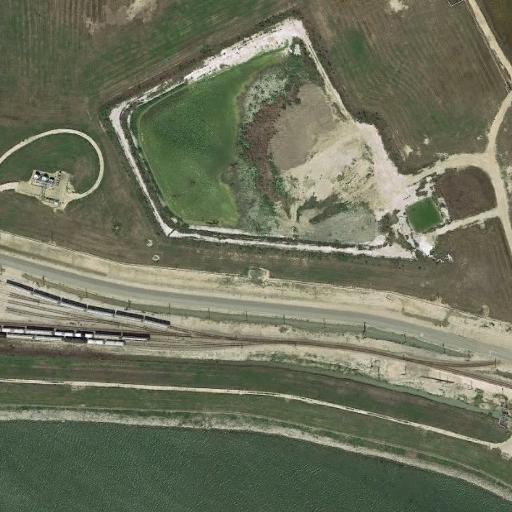
#> input picture Data/Resim0_0.jpg, 512 x 512 px
$ python main.py
#> lines starting #> are read from the running program, lines starting #| are printed output that depends on the picture; after the words box and inside, x2 and y2 are one past the last pixel; in counts of white or black regions, pixels touching at a corner belong together
#> in main, image is the input picture: shape (512, 512, 3); mean B, G, R 91.8, 113.4, 109.5
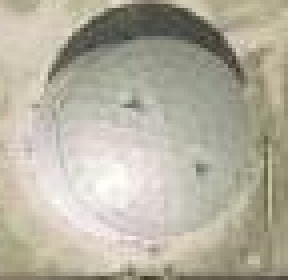
#> input picture Data/filter/filter3.jpg, 72 x 70 px (shown 4 times larger)
#> in findByCorr2D, kernel is the input picture: shape (70, 72, 3); mean B, G, R 160.5, 176.2, 180.7
import os
import cv2
import numpy as np
from scipy import signal

def corr2d(kernel,image):

    rng = np.random.default_rng()
    img = image- image.mean()
    template = np.copy(kernel)
    template -= template.mean()
    img = img + rng.standard_normal(img.shape) * 50
    result = signal.correlate2d(img, template, boundary='symm', mode='same')
#> in findLocations, `min_val , max_val, min_loc, max_loc = cv2.minMaxLoc(featureMap)`: min_val = -5383100.3; max_val = 5384586.7; min_loc = (471, 184); max_loc = (405, 173)
#> in findLocations, `paramA = max_val*0.90`: paramA = 4846128.1
#> the loop in findLocations, `while(True):` made 2 passes
#> (min_val, max_val, min_loc, max_loc, minX, minY, maxX, maxY) on pass 1: (-5383100.3, 5384586.7, (471, 184), (405, 173), 369, 138, 441, 208)
#> (min_val, max_val, min_loc, max_loc) on pass 2: (-5383100.3, 4793266.1, (471, 184), (369, 128))
#> after the loop in findLocations, `while(True):`: ILImage: shape (512, 512); min 0, max 255, mean 106.9
#> after the loop in findLocations, `while(True):`: featureMap: shape (512, 512) float64; min -5383100.3, max 4793266.1, mean -135061.1
#> after the loop in findLocations, `while(True):`: image: shape (512, 512, 3); 0.32% of pixels changed, all inside (x1, y1, x2, y2) = (368, 137, 443, 210)
#> after the loop in findLocations, `while(True):`: finded = 1
#| finded:  1
#> in findByCorr2D, `cv2.imshow("featuremap", featureMap)`:
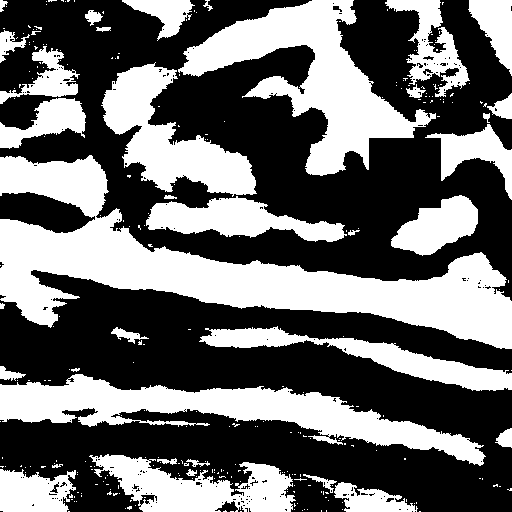
#> window 'featuremap': shape (512, 512); 42% white; 282 white regions (245 under 20 px), largest, box (x1, y1, x2, y2) and area: (0, 155, 512, 349) 31888, (178, 0, 436, 176) 15407, (0, 374, 486, 466) 14729
    return result

def conv2d(image, kernel):
    (image_height, image_width) = image.shape[:2]
#> image_height = 512; image_width = 512
    (kernel_height, kernel_width) = kernel.shape[:2]
#> kernel_height = 71; kernel_width = 73

    buffHeight = int(kernel_height/2)
#> buffHeight = 35
    buffWidth = int(kernel_width/2)
#> buffWidth = 36

    output = np.zeros((image_height + buffHeight*2, image_width + buffWidth*2), dtype="float32")
    output[buffHeight:-buffHeight, buffWidth:-buffWidth] = image.astype(np.float32)/ 255.0

    (output_height,output_width) = output.shape[:2]
#> output_height = 582; output_width = 584

    result = np.zeros((image_height, image_width), dtype="float32")

    # Görüntü ve çekirdek boyutlarına göre döngü başlatın
    for y in np.arange(0, image_height):
        for x in np.arange(0, image_width):
            # Görüntüdeki bölgeyi alın ve çekirdek ile çarpın
            roi = output[y : y + kernel_height, x : x + kernel_width]
            result[y, x] = (np.multiply(roi, kernel)).sum()
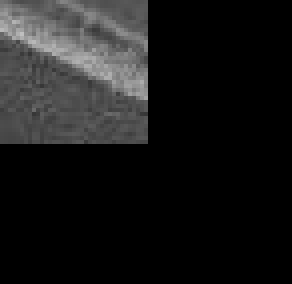
#> roi: shape (71, 73) float32 (shown 4 times larger); min 0, max 0.749, mean 0.098

    # Görüntüyü kenar boşluğunu keserek çıktı olarak döndürün
    return result

def createKernleByImage(image_path: str):
    filterImage = cv2.imread(image_path)
    filterImage = cv2.cvtColor(filterImage, cv2.COLOR_BGR2GRAY)

    if(filterImage.shape[0] % 2 == 0):
        filterImage = np.insert(filterImage, 0, 0, axis=0)
    if(filterImage.shape[1] % 2 == 0):
        filterImage = np.insert(filterImage, 0, 0, axis=1)

    kernel = (filterImage.astype(np.float32) / 255.0)*2 - 1
    if(kernel.sum() != 0):
        kernel = kernel / kernel.sum()
    return kernel


def main():
    kernel_path = "Data/filter/filter3.jpg"
    directory = "Data"


    for filename in os.listdir(directory):
        if filename.endswith(".jpg") or filename.endswith(".jpeg"):
            # Resmi oku
            img_path = os.path.join(directory, filename)
            image = cv2.imread(img_path)
            print("-----------İslenecek resim: ",img_path.split("/")[-1].split(".")[0])

            # Resmi "images" listesine ekle
            if image is not None:
                print("\nCorr2D")
                ILImage = image.copy()
                findByCorr2D(ILImage,kernel_path)
                print("MyCode\n")
                ILImage = image.copy()
                findByMyCode(ILImage,kernel_path)
#> the loop in findLocations (call 2), `while(True):` made 4 passes
#> (min_val, max_val, min_loc, max_loc, minX, minY, maxX, maxY) on passes 1 to 3: (0.038, 0.691, (0, 511), (339, 156), 303, 121, 375, 191), (0, 0.679, (303, 121), (383, 174), 347, 139, 419, 209), (0, 0.628, (303, 121), (35, 287), 0, 252, 71, 322)
#> (min_val, max_val, min_loc, max_loc) on pass 4: (0, 0.619, (303, 121), (375, 138))
#> after the loop in findLocations (call 2), `while(True):`: ILImage: shape (512, 512); min 0, max 255, mean 101.4
#> after the loop in findLocations (call 2), `while(True):`: featureMap: shape (512, 512) float32; min 0, max 0.619, mean 0.377
#> after the loop in findLocations (call 2), `while(True):`: image: shape (512, 512, 3); 0.93% of pixels changed, all inside (x1, y1, x2, y2) = (0, 120, 421, 324)
#> in findByMyCode, `finded += findLocations(image,ILImage,featureMap,kernel)`: finded = 3
#> in findLocations (call 3), `min_val , max_val, min_loc, max_loc = cv2.minMaxLoc(featureMap)`: min_val = -0.00616; max_val = 0.178; min_loc = (320, 137); max_loc = (241, 49)
#> in findLocations (call 3), `paramA = max_val*0.90`: paramA = 0.16
#> the loop in findLocations (call 3), `while(True):` made 4 passes
#> (max_val, max_loc, minX, minY, maxX, maxY) on passes 1 to 3: (0.178, (241, 49), 223, 32, 259, 66), (0.178, (279, 33), 261, 16, 297, 50), (0.174, (260, 41), 242, 24, 278, 58)
#> (max_val, max_loc) on pass 4: (0.172, (383, 300))
#> after the loop in findLocations (call 3), `while(True):`:
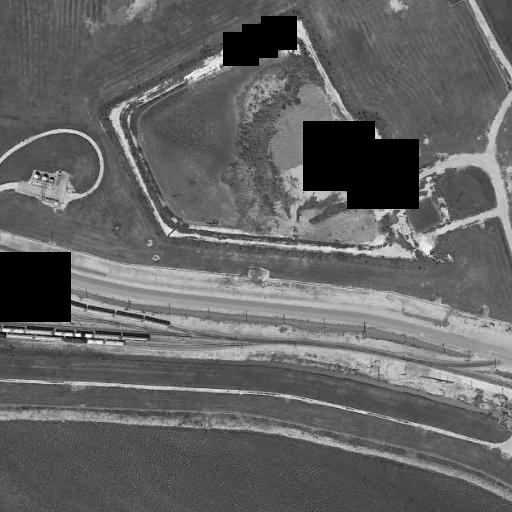
#> ILImage: shape (512, 512); min 0, max 255, mean 99.8
#> after the loop in findLocations (call 3), `while(True):`:
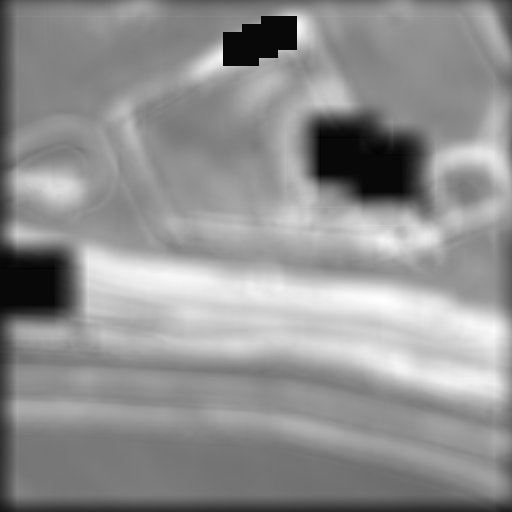
#> featureMap: shape (512, 512) float32; min -0.00616, max 0.172, mean 0.0949; drawn with min black and max white
#> after the loop in findLocations (call 3), `while(True):`:
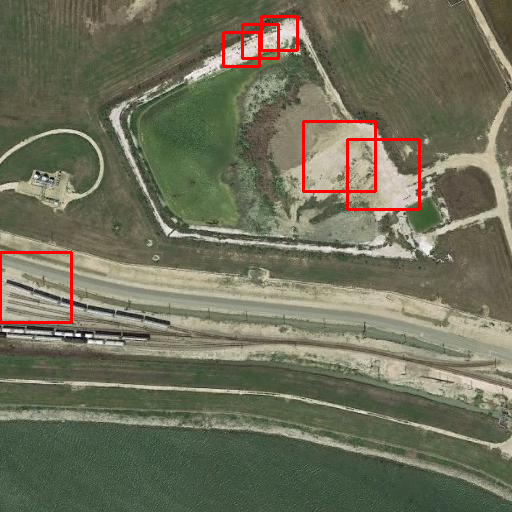
#> image: shape (512, 512, 3); mean B, G, R 90, 111.3, 111
#> after the loop in findLocations (call 3), `while(True):`: finded = 3
#> in findByMyCode, `finded += findLocations(image,ILImage,featureMap,kernel)`: finded = 6
#| finded:  6
                print("OpenCV\n")
                ILImage = image.copy()
                findByOpenCV(ILImage,kernel_path)
        else:
            continue


    cv2.destroyAllWindows()


def findLocationsByLocalMaxima(image,featureMap,kernel):

    finded = 0
    ILRes = featureMap.copy()

    (h, w) = kernel.shape[:2]
#> h = 70; w = 72
    min_val, max_val, min_loc, max_loc = cv2.minMaxLoc(featureMap)
#> min_val = -0.6; max_val = 0.545; min_loc = (437, 149); max_loc = (370, 140)
    threshold = 0.8 * max_val
#> threshold = 0.436

    ILRes[ILRes< threshold] = 0

    #local maximas
    kernelLM = np.ones((5, 5), dtype=np.uint8)
    kernelLM[2, 2] = 0
    imageLM = cv2.dilate(ILRes, kernelLM)
    localMaxima = np.array(ILRes > imageLM, dtype=np.uint8)
#> localMaxima: shape (443, 441); values 0 (black) and 1 (white), 0.01% white in thin lines or dots, all inside (x1, y1, x2, y2) = (27, 91, 371, 261)

    closingKernel = np.ones((5, 5), np.uint8)
    localMaxima = cv2.morphologyEx(localMaxima, cv2.MORPH_CLOSE, closingKernel)

    loc = np.where( localMaxima > 0)
#> loc = 18 positions, rows 91 to 260, columns 27 to 370
    for pt in zip(*loc[::-1]):
        cv2.rectangle(image, pt, (pt[0] + w, pt[1] + h), 255, 2)
        finded +=1
#> this loop made 18 passes
#> pt on passes 1 to 12: (332, 91), (335, 102), (340, 104), (370, 140), (27, 146), (33, 146), (147, 237), (139, 238), (147, 238), (147, 239), (147, 240), (147, 241)
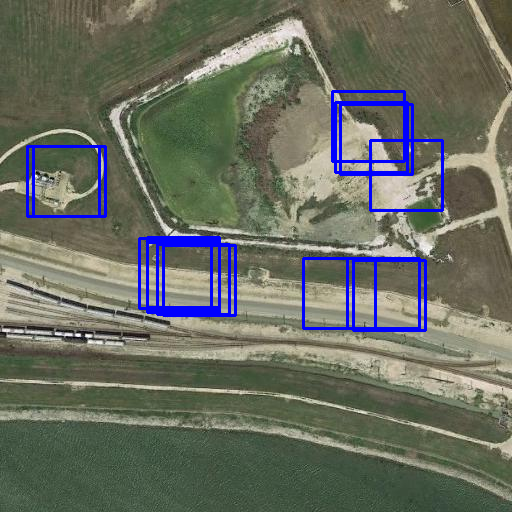
#> image: shape (512, 512, 3); 3.77% of pixels changed, all inside (x1, y1, x2, y2) = (26, 90, 444, 332)
#> after the loop, finded = 18
    return finded


def findByOpenCV(image,kernelP):


    finded = 0
    image_gray = cv2.cvtColor(image, cv2.COLOR_BGR2GRAY)

    kernel = cv2.imread(kernelP)
    kernel = cv2.cvtColor(kernel, cv2.COLOR_BGR2GRAY)
    res = cv2.matchTemplate(image_gray,kernel,cv2.TM_CCOEFF_NORMED)

    finded += findLocationsByLocalMaxima(image,res,kernel)
#> finded = 18
    print("finded: ",finded)
#| finded:  18
#> pass 2 of the loop in main, `for filename in os.listdir(directory):`:
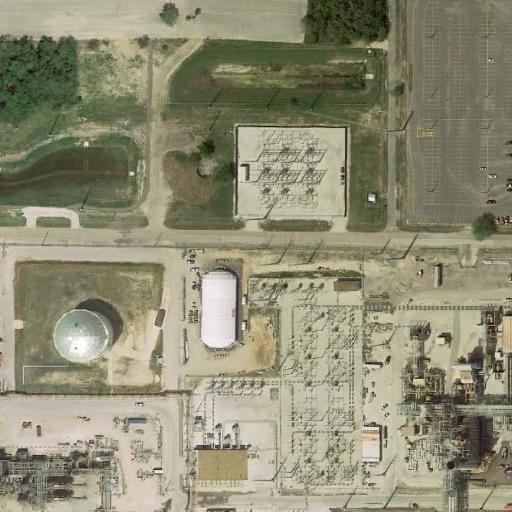
#> input picture Data/Resim1_1.jpg, 512 x 512 px
#> in main, image is the input picture: shape (512, 512, 3); mean B, G, R 115.7, 140.1, 142.4
#> in findLocations (call 4), `min_val , max_val, min_loc, max_loc = cv2.minMaxLoc(featureMap)`: min_val = -5535555.1; max_val = 6251455.6; min_loc = (67, 47); max_loc = (90, 332)
#> paramA = 5626310
#> the loop in findLocations (call 4), `while(True):` made 2 passes
#> (min_val, max_val, min_loc, max_loc, minX, minY, maxX, maxY) on pass 1: (-5535555.1, 6251455.6, (67, 47), (90, 332), 54, 297, 126, 367)
#> after the loop in findLocations (call 4), `while(True):`:
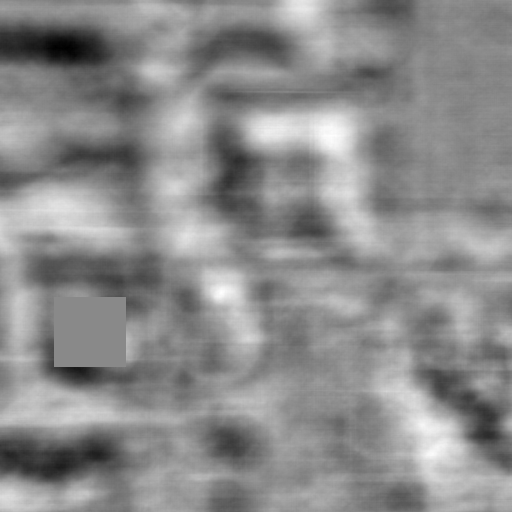
#> featureMap: shape (512, 512) float64; min -5535555.1, max 4708424.7, mean 84592.7; drawn with min black and max white
#> after the loop in findLocations (call 4), `while(True):`: finded = 1
#| finded:  1
#> output: shape (582, 584) float32
#> after the loop in conv2d (call 3), `for y in np.arange(0, image_height):`:
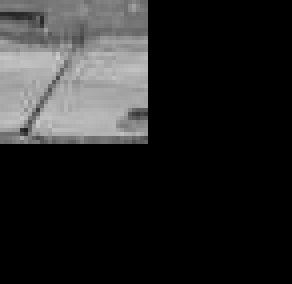
#> roi: shape (71, 73) float32 (shown 4 times larger); min 0, max 0.796, mean 0.148
#| finded:  5
#> the loop in findLocationsByLocalMaxima (call 2), `for pt in zip(*loc[::-1]):` made 3 passes
#> pt on passes 1 to 3: (147, 86), (296, 101), (57, 298)
#| finded:  3

    cv2.imshow("featureMap", res)
    cv2.waitKey(0)
    cv2.imshow("OpenCV", image)
    cv2.waitKey(0)
    cv2.destroyAllWindows()

def findByMyCode(image,kernelP):

    kernel = createKernleByImage(kernelP)

    image_gray = cv2.cvtColor(image, cv2.COLOR_BGR2GRAY)

    ILImage = image_gray.copy()
    finded = 0

    featureMap = conv2d(ILImage,kernel)
    cv2.imshow("featuremap", featureMap)
    cv2.waitKey(0)
    finded += findLocations(image,ILImage,featureMap,kernel)
    kernel = pooling(kernel)

    featureMap = conv2d(ILImage,kernel)
    cv2.imshow("featuremap", featureMap)
    cv2.waitKey(0)
    finded += findLocations(image,ILImage,featureMap,kernel)
    print("finded: ",finded)

    cv2.imshow("MyCode", image)
    cv2.waitKey(0)
    cv2.destroyAllWindows()

def findByCorr2D(image,kernelP):

    image_gray = cv2.cvtColor(image, cv2.COLOR_BGR2GRAY)

    kernel = cv2.imread(kernelP)
    kernel = cv2.cvtColor(kernel, cv2.COLOR_BGR2GRAY)

    kernel = kernel - kernel.mean()

    ILImage = image_gray.copy()
    featureMap = corr2d(kernel,image_gray)
    finded = findLocations(image,ILImage,featureMap,kernel)
    print("finded: ",finded)

    cv2.imshow("featuremap", featureMap)
    cv2.waitKey(0)

    cv2.imshow("Corr2D", image)
    cv2.waitKey(0)
    cv2.destroyAllWindows()


def findLocations(image,ILImage,featureMap,kernel):

    buffX = int(kernel.shape[1]/2)
    buffY = int(kernel.shape[0]/2)
    finded = 0
    min_val , max_val, min_loc, max_loc = cv2.minMaxLoc(featureMap)
    paramA = max_val*0.90
    while(True):
        min_val , max_val, min_loc, max_loc = cv2.minMaxLoc(featureMap)
        if((max_val < paramA and finded > 0)or finded>2):
            break
        minX = max_loc[0]-buffX if max_loc[0]-buffX > 0 else 0
        minY = max_loc[1]-buffY if max_loc[1]-buffY > 0 else 0

        maxX = max_loc[0]+buffX if max_loc[0]+buffX < featureMap.shape[0] else featureMap.shape[0]
        maxY = max_loc[1]+buffY if max_loc[1]+buffY < featureMap.shape[1] else featureMap.shape[1]

        cv2.rectangle(image, (minX, minY), (maxX, maxY), (0, 0, 255), 2)
        featureMap[minY:maxY, minX:maxX] = 0
        ILImage[minY:maxY, minX:maxX] = 0
        finded += 1
    return finded


def pooling(kernel):
    #pooling 2by2 average for kernel
    (kernel_height, kernel_width) = kernel.shape[:2]
    result = np.zeros((int(kernel_height/2), int(kernel_width/2)), dtype="float32")
    for y in np.arange(0, kernel_height, 2):
        yindex = int(y/2)
        for x in np.arange(0, kernel_width, 2):
            if(x+2 < kernel_width and y+2 < kernel_height):
                result[yindex, int(x/2)] = (kernel[y:y+2, x:x+2].sum())/4
    return result

def shrink(kernel,dNumber=2):
    (kernel_height, kernel_width) = kernel.shape[:2]
    result = np.zeros((int(kernel_height-dNumber), int(kernel_width-dNumber)), dtype="float32")
    for y in np.arange(0, kernel_height-dNumber):
        for x in np.arange(0, kernel_width-dNumber):
            if(x+2 < kernel_width and y+2 < kernel_height):
                result[y, x] = (kernel[y:y+dNumber, x:x+dNumber].sum())/(dNumber**2)
    return result


if __name__ == "__main__":
    main()
